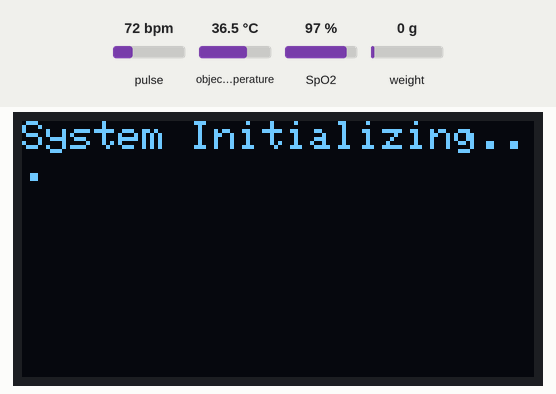
Simulated run of this sketch. Board: ESP32. Shown: 128×64 one-colour display. The inputs (shaded band) are chosen by the test bench; at power-on: pulse 72 bpm, object temperature 36.5 °C, SpO2 97 %, weight on the scale 0 g.

Above: at 0.1 s.
At 3.1 s:
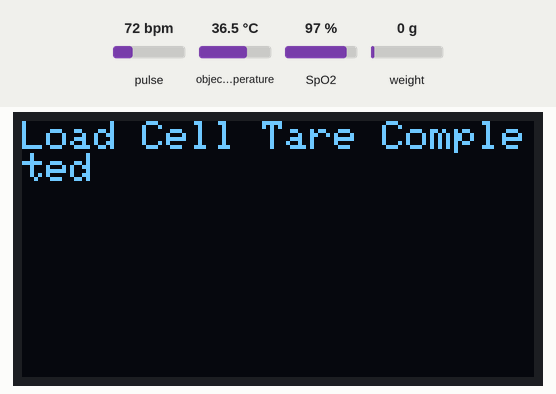
At 5.2 s:
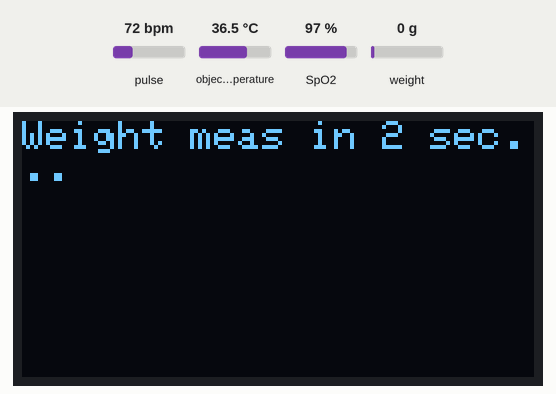
At 12.6 s:
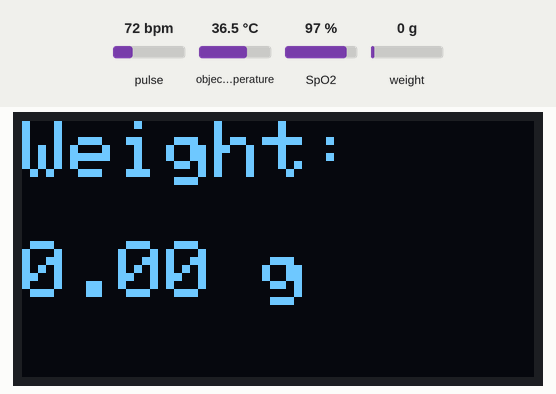
At 17.6 s:
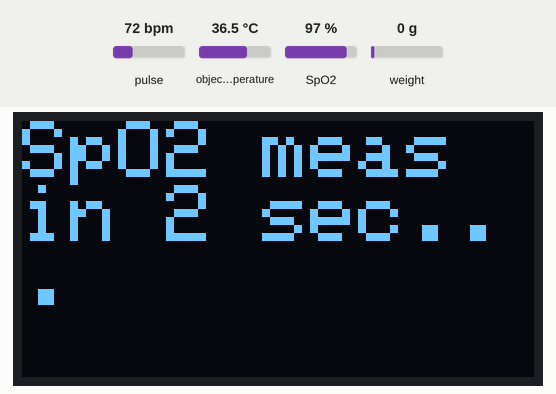
At 34.8 s:
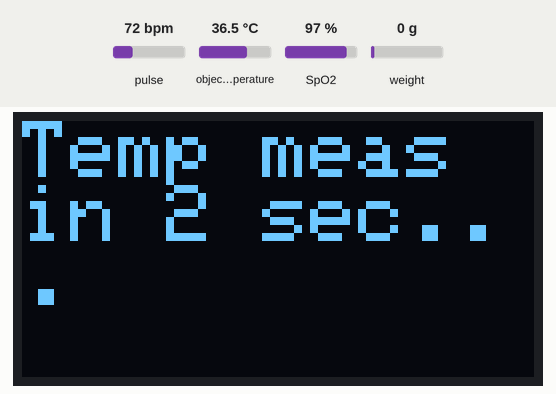

The sketch:

IntegrationTest_withoutWifi.ino
```cpp
#include <Wire.h>
#include <Adafruit_GFX.h>
#include <Adafruit_SSD1306.h>
#include "HX711.h"
#include <Adafruit_MLX90614.h>
#include "MAX30105.h"
#include "spo2_algorithm.h"

// ----- OLED Settings -----
#define SCREEN_WIDTH 128
#define SCREEN_HEIGHT 64
#define OLED_RESET    -1  // Use -1 if no reset pin is used
Adafruit_SSD1306 display(SCREEN_WIDTH, SCREEN_HEIGHT, &Wire, OLED_RESET);

// ----- HX711 (Load Cell) Settings -----
const int LOADCELL_DOUT_PIN = 4;
const int LOADCELL_SCK_PIN = 5;
HX711 scale;
float calibration_factor = 205.8;  // Calibration factor for your 10kg load cell

// ----- MLX90614 (Temperature Sensor) Settings -----
Adafruit_MLX90614 mlx = Adafruit_MLX90614();

// ----- MAX30102 (SpO2 & Pulse Sensor) Settings -----
// Using the MAX30105 library which supports the MAX30102
MAX30105 particleSensor;

// ----- AD8232 (ECG) Settings -----
const int ECG_PIN = 35; // Analog input for ECG signal

// ----- State Management -----
enum SensorState { WEIGHT, SPO2, TEMP, ECG, IDLE };
SensorState currentState = WEIGHT;
unsigned long stateStartTime = 0;
String ecgData = ""; // To accumulate ECG readings

// ----- Helper Function to Display Messages -----
void showMessage(String msg, unsigned long delayTime = 2000) {
  display.clearDisplay();
  display.setCursor(0, 0);
  display.println(msg);
  display.display();
  delay(delayTime);
}

void setup() {
  Serial.begin(115200);
  Wire.begin();

  // Initialize OLED display
  if (!display.begin(SSD1306_SWITCHCAPVCC, 0x3C)) {
    Serial.println("OLED allocation failed");
    while (1);
  }
  display.clearDisplay();
  display.setTextSize(1);
  display.setTextColor(WHITE);
  showMessage("System Initializing...", 2000);

  // Initialize HX711 (Load Cell)
  scale.begin(LOADCELL_DOUT_PIN, LOADCELL_SCK_PIN);
  scale.set_scale(calibration_factor);
  scale.tare();
  showMessage("Load Cell Tare Completed", 2000);

  // Initialize MLX90614 (Temperature Sensor)
  if (!mlx.begin()) {
    showMessage("MLX90614 Error!", 3000);
    while (1);
  }

  // Initialize MAX30102 (SpO2 & Pulse Sensor)
  if (!particleSensor.begin(Wire, I2C_SPEED_FAST)) {
    showMessage("MAX30102 Error!", 3000);
    while (1);
  }
  // Configure sensor; parameters may need tweaking
  particleSensor.setup(0x1F, 4, 2, 100, 411, 4096);

  // All sensors sharing I2C use: SDA (GPIO21) and SCL (GPIO22)
  currentState = WEIGHT;
  stateStartTime = millis();
}

void loop() {
  switch (currentState) {
    case WEIGHT: {
      // --- WEIGHT MEASUREMENT (5 sec) ---
      showMessage("Weight meas in 2 sec...", 2000);
      unsigned long startTime = millis();
      float weightSum = 0;
      int count = 0;
      while (millis() - startTime < 5000) {  // 5-second measurement window
        if (scale.is_ready()) {
          float weight = scale.get_units(5); // Average of 5 readings
          weightSum += weight;
          count++;
        }
        delay(100); // Sample every 100 ms
      }
      float avgWeight = (count > 0) ? weightSum / count : 0;

      display.clearDisplay();
      display.setCursor(0, 0);
      display.setTextSize(2);
      display.print("Weight:");
      display.setCursor(0, 30);
      display.print(-avgWeight, 2);
      display.print(" g");
      display.display();
      delay(3000);

      showMessage("Weight recorded.\nNext: SpO2 in 2 sec", 2000);
      currentState = SPO2;
      stateStartTime = millis();
      break;
    }

    case SPO2: {
      // --- SpO2 & Pulse Measurement (10 sec) ---
      showMessage("SpO2 meas in 2 sec...", 2000);
      const int sampleCount = 100;  // Adjust as needed for duration
      uint32_t irBuffer[sampleCount], redBuffer[sampleCount];
      unsigned long startTime = millis();
      int index = 0;

      display.clearDisplay();
      display.setCursor(0, 0);
      display.setTextSize(1);
      while (millis() - startTime < 10000 && index < sampleCount) { // 10-second window
        redBuffer[index] = particleSensor.getRed();
        irBuffer[index] = particleSensor.getIR();
        particleSensor.nextSample();
        index++;
        delay(100); // Roughly 100 ms per sample (adjust if necessary)
      }

      int32_t spo2;
      int8_t validSPO2;
      int32_t heartRate;
      int8_t validHeartRate;

      maxim_heart_rate_and_oxygen_saturation(irBuffer, sampleCount, redBuffer,
                                               &spo2, &validSPO2,
                                               &heartRate, &validHeartRate);

      display.clearDisplay();
      display.setCursor(0, 0);
      display.setTextSize(2);
      if (spo2 && heartRate) {
        display.print("HR:");
        display.print(heartRate);
        display.setCursor(0, 30);
        display.print("SpO2:");
        display.print(spo2);
      } else {
        display.println("SpO2 reading");
        display.println("invalid");
      }
      display.display();
      delay(3000);

      showMessage("SpO2 recorded.\nNext: Temp in 2 sec", 2000);
      currentState = TEMP;
      stateStartTime = millis();
      break;
    }

    case TEMP: {
      // --- Temperature Measurement (5 sec) ---
      showMessage("Temp meas in 2 sec...", 2000);
      unsigned long startTime = millis();
      float tempSum = 0;
      int count = 0;
      while (millis() - startTime < 5000) {  // 5-second measurement window
        float tempC = mlx.readObjectTempC();
        tempSum += tempC;
        count++;
        delay(200); // Sample every 200 ms
      }
      float avgTemp = (count > 0) ? tempSum / count : 0;

      display.clearDisplay();
      display.setCursor(0, 0);
      display.setTextSize(2);
      display.print("Temp:");
      display.setCursor(0, 30);
      display.print(avgTemp, 1);
      display.print(" C");
      display.display();
      delay(3000);

      showMessage("Temp recorded.\nNext: ECG in 2 sec", 2000);
      currentState = ECG;
      stateStartTime = millis();
      break;
    }

    case ECG: {
      // --- ECG Measurement (30 sec) ---
      showMessage("ECG meas in 2 sec...", 2000);
      display.clearDisplay();
      display.setCursor(0, 0);
      display.println("Recording ECG");
      display.display();

      // Notify Python script to start recording by sending a marker.
      Serial.println("ECG_START");

      ecgData = "";
      unsigned long startTime = millis();
      while (millis() - startTime < 30000) {  // 30-second measurement window
        int ecgValue = analogRead(ECG_PIN);
        // Send ECG value over Serial for capture on the laptop.
        Serial.println(ecgValue);
        ecgData += String(ecgValue) + ",";
        delay(20);  // ~50Hz sampling rate
      }
      // Remove trailing comma if it exists
      if (ecgData.endsWith(",")) {
        ecgData.remove(ecgData.length() - 1);
      }

      display.clearDisplay();
      display.setCursor(0, 0);
      display.println("ECG Complete!");
      display.println("Data sent to Serial");
      display.display();
      delay(3000);

      // Transition to IDLE state to halt further processing.
      currentState = IDLE;
      break;
    }

    case IDLE: {
      // --- Final State: Stop all processing ---
      display.clearDisplay();
      display.setCursor(0, 0);
      display.setTextSize(1);
      display.println("All readings");
      display.println("recorded.");
      display.println("Unplug device");
      display.display();

      // Freeze execution. (The ESP32 will only restart when unplugged and replugged.)
      while (true);
      break;
    }
  }
}
```

Measured:
- what the display in image 1 shows lasts 2.0 s, from 3.1 s to 5.1 s
- what the display in image 2 shows lasts 7.4 s, from 5.1 s to 12.5 s
- what the display in image 3 shows lasts 3.1 s, from 12.5 s to 15.6 s
- what the display in image 4 shows lasts 12.1 s, from 17.6 s to 29.7 s
